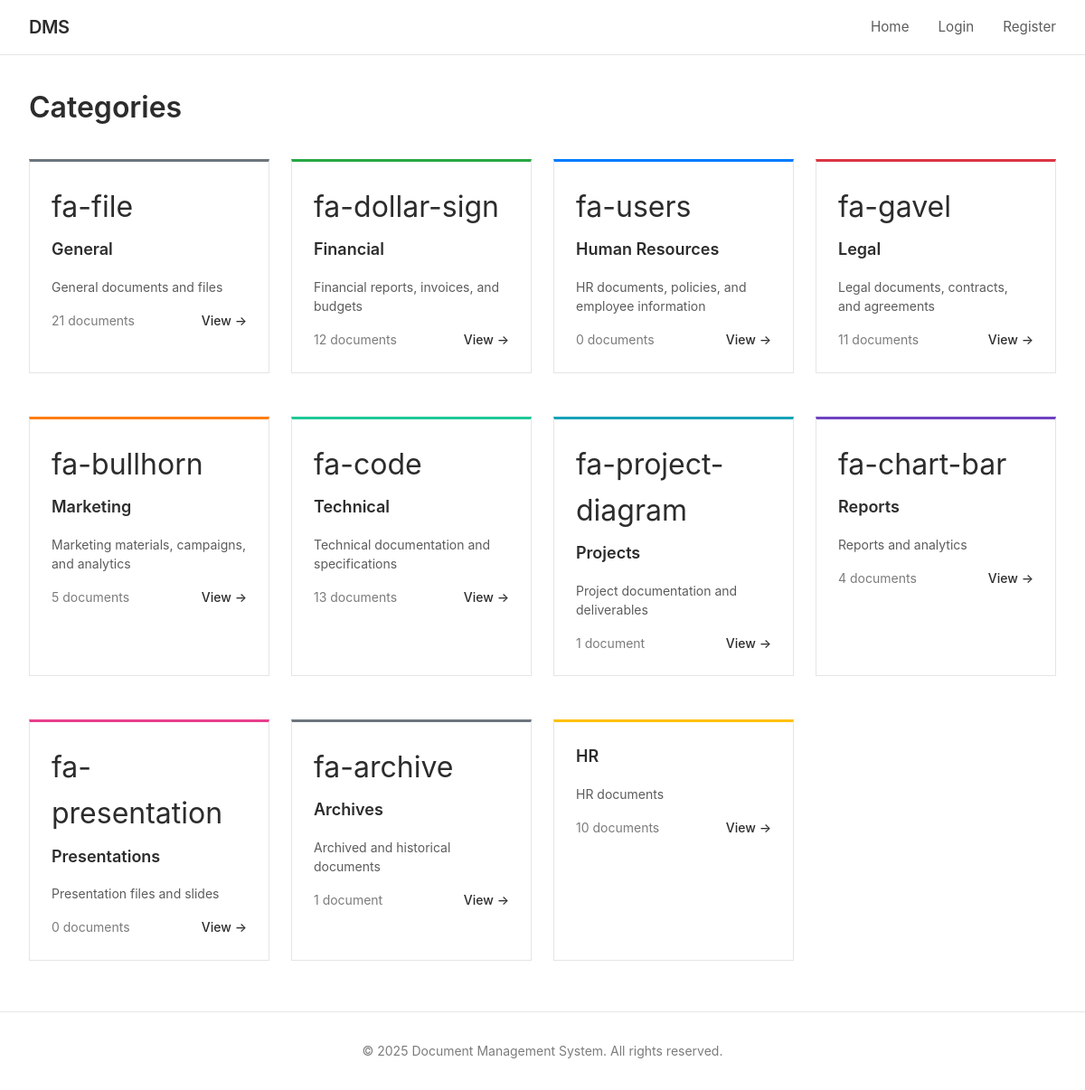
Page /categories/ on the committed database.
### documents/models.py (models this page shows, shortened)
class Category(models.Model):
    name = models.CharField(max_length=100, unique=True)
    description = models.TextField(blank=True)
    color = models.CharField(max_length=7, default='#007bff', help_text="Hex color code")
    icon = models.CharField(max_length=50, blank=True, help_text="Icon class name")
    parent = models.ForeignKey('self', on_delete=models.CASCADE, null=True, blank=True, related_name='subcategories')
    created_at = models.DateTimeField(auto_now_add=True)
    created_by = models.ForeignKey(User, on_delete=models.SET_NULL, null=True, related_name='created_categories')
    class Meta:
        verbose_name_plural = "Categories"
        ordering = ['name']

### documents/views.py (the view)
# urls.py: path('categories/', views.category_list_view, name='category_list'),
def category_list_view(request):
    categories = Category.objects.annotate(
        doc_count=Count('documents', filter=Q(documents__is_deleted=False))
    )
    return render(request, 'documents/category_list.html', {'categories': categories})

### documents/context_processors.py (called while the page is built)
def unread_notifications(request):
    if request.user.is_authenticated:
        count = Notification.objects.filter(recipient=request.user, is_read=False).count()
        return {'unread_notifications_count': count}
    return {'unread_notifications_count': 0}

### documents/templates/documents/category_list.html (shortened to what this page needs)
{% extends 'documents/base.html' %}
{% block content %}
<div style="display: flex; justify-content: space-between; align-items: center; margin-bottom: 2rem;">
    <h1 style="font-size: 2rem; font-weight: 600; color: #2c2c2c;">
        Categories
    </h1>
</div>
{% if categories %}
    <div class="grid grid-4">
        {% for category in categories %}
            <div class="card" style="{% if category.color %}border-top: 3px solid {{ category.color }};{% endif %}">
                <div style="margin-bottom: 1rem;">
                    {% if category.icon %}
                        <span style="font-size: 2rem; display: block; margin-bottom: 0.5rem;">
                            {{ category.icon }}
                        </span>
                    {% endif %}
                    <h3 style="font-size: 1.125rem; font-weight: 600; color: #2c2c2c; margin-bottom: 0.5rem;">
                        {{ category.name }}
                    </h3>
                </div>
                {% if category.description %}
                    <p style="font-size: 0.875rem; color: #5c5c5c; margin-bottom: 1rem; line-height: 1.5;">
                        {{ category.description|truncatewords:15 }}
                    </p>
                {% endif %}
                <div style="display: flex; justify-content: space-between; align-items: center;">
                    <span style="font-size: 0.875rem; color: #7c7c7c;">
                        {{ category.doc_count }} document{{ category.doc_count|pluralize }}
                    </span>
                    <a href="{% url 'document_list' %}?category={{ category.id }}" style="color: #2c2c2c; text-decoration: none; font-size: 0.875rem; font-weight: 500;">
                        View →
                    </a>
                </div>
            </div>
        {% endfor %}
    </div>
{% endif %}
{% endblock %}

### documents/templates/documents/base.html (style rules this page uses)
* { margin: 0; padding: 0; box-sizing: border-box; }
body { font-family: -apple-system, BlinkMacSystemFont, 'Segoe UI', Arial, sans-serif; background: #ffffff; color: #2c2c2c; line-height: 1.6; min-height: 100vh; display: flex; flex-direction: column; }
.card { background: #ffffff; border: 1px solid #e5e5e5; padding: 1.5rem; margin-bottom: 1.5rem; }
.grid { display: grid; gap: 1.5rem; }
.grid-4 { grid-template-columns: repeat(4, 1fr); }

### rows in the picture
Category: icon "fa-file", name "General", description "General documents and files", doc_count "21"
Category: icon "fa-dollar-sign", name "Financial", description "Financial reports, invoices, and budgets", doc_count "12"
Category: icon "fa-users", name "Human Resources", description "HR documents, policies, and employee information", doc_count "0"
Category: icon "fa-gavel", name "Legal", description "Legal documents, contracts, and agreements", doc_count "11"
Category: icon "fa-bullhorn", name "Marketing", description "Marketing materials, campaigns, and analytics", doc_count "5"
Category: icon "fa-code", name "Technical", description "Technical documentation and specifications", doc_count "13"
Category: icon "fa-project-diagram", name "Projects", description "Project documentation and deliverables", doc_count "1"
Category: icon "fa-chart-bar", name "Reports", description "Reports and analytics", doc_count "4"
Category: icon "fa-presentation", name "Presentations", description "Presentation files and slides", doc_count "0"
Category: icon "fa-archive", name "Archives", description "Archived and historical documents", doc_count "1"
Category: name "HR", description "HR documents", doc_count "10"
